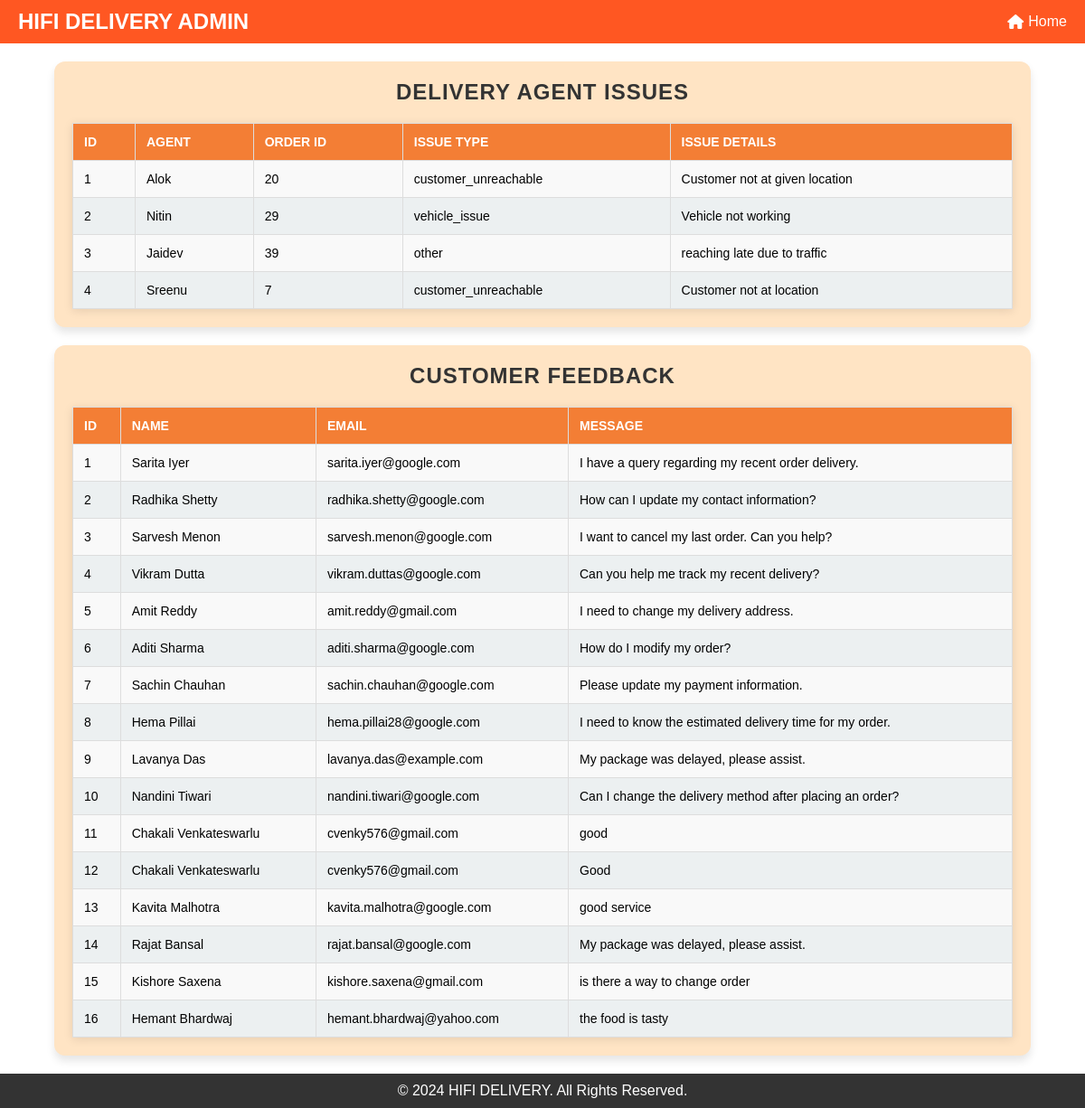
Page /agent_issues on the committed database.
### tables this page shows
CREATE TABLE "Delivery_Agent_Report" (
	"id"	INTEGER,
	"Agent"	TEXT NOT NULL,
	"OrderId"	INTEGER,
	"IssueType"	TEXT NOT NULL,
	"IssueDetails"	TEXT NOT NULL,
	PRIMARY KEY("id" AUTOINCREMENT),
	FOREIGN KEY("OrderId") REFERENCES "orders"("id") ON DELETE CASCADE
);

CREATE TABLE "contact_messages" (
	"id"	INTEGER,
	"name"	TEXT NOT NULL,
	"email"	TEXT NOT NULL,
	"message"	TEXT NOT NULL,
	PRIMARY KEY("id" AUTOINCREMENT)
);

### mergedapp.py (the view)
@app.route('/agent_issues', methods=['GET'])
def agent_issues():
    try:
        with get_db_connection() as conn:
            cursor = conn.cursor()
            cursor.execute('SELECT * FROM Delivery_Agent_Report')
            agent_issues = cursor.fetchall()
            cursor.execute('SELECT id, name, email, message FROM contact_messages')
            customer_feedback = cursor.fetchall()
        return render_template('agent_issues.html',
                               agent_issues=agent_issues,
                               customer_feedback=customer_feedback)
    except sqlite3.OperationalError:
        flash('Database is currently locked. Please try again later.', 'danger')
        return redirect(url_for('delivery'))

### mergedapp.py (called while the page is built)
def get_db_connection():
    conn = sqlite3.connect(DATABASE)  # Timeout to avoid lock
    conn.row_factory = sqlite3.Row
    return conn

### templates/agent_issues.html (shortened to what this page needs)
<!DOCTYPE html>
<html lang="en">
<head>
    <link href="https://cdnjs.cloudflare.com/ajax/libs/font-awesome/6.5.0/css/all.min.css" rel="stylesheet">
</head>
<body>
    <header>
        <div class="logo">HIFI DELIVERY ADMIN</div>
        <nav>
            <ul>
                <li><a href="{{ url_for('admin')}}"><i class="fa-solid fa-house"></i> Home</a></li>
            </ul>
        </nav>
    </header>
    <main>
        <section class="table-container">
            <h1>Delivery Agent Issues</h1>
            <table>
                <thead>
                    <tr>
                        <th>ID</th>
                        <th>Agent</th>
                        <th>Order ID</th>
                        <th>Issue Type</th>
                        <th>Issue Details</th>
                    </tr>
                </thead>
                <tbody>
                    {% for issue in agent_issues %}
                    <tr>
                        <td>{{ issue[0] }}</td>
                        <td>{{ issue[1] }}</td>
                        <td>{{ issue[2] }}</td>
                        <td>{{ issue[3] }}</td>
                        <td>{{ issue[4] }}</td>
                    </tr>
                    {% endfor %}
                </tbody>
            </table>
        </section>
        <section class="table-container">
            <h1>Customer Feedback</h1>
            <table>
                <thead>
                    <tr>
                        <th>ID</th>
                        <th>Name</th>
                        <th>Email</th>
                        <th>Message</th>
                    </tr>
                </thead>
                <tbody>
                    {% for feedback in customer_feedback %}
                    <tr>
                        <td>{{ feedback[0] }}</td>
                        <td>{{ feedback[1] }}</td>
                        <td>{{ feedback[2] }}</td>
                        <td>{{ feedback[3] }}</td>
                    </tr>
                    {% endfor %}
                </tbody>
            </table>
        </section>
    </main>
    <footer>
        <p>&copy; 2024 HIFI DELIVERY. All Rights Reserved.</p>
    </footer>
</body>
</html>

### templates/agent_issues.html (style rules this page uses)
* { margin: 0; padding: 0; box-sizing: border-box; font-family: Arial, sans-serif; }
body { display: flex; flex-direction: column; min-height: 100vh; margin: 0; }
main { flex: 1; }
footer { background-color: #333; color: white; text-align: center; padding: 10px 0; }
header { background: #ff5722; color: white; padding: 10px 20px; display: flex; justify-content: space-between; align-items: center; flex-wrap: wrap; }
header .logo { font-size: 1.5rem; font-weight: bold; }
header nav ul { list-style: none; display: flex; gap: 15px; flex-wrap: wrap; }
header nav ul li a { color: white; text-decoration: none; display: flex; align-items: center; }
header nav ul li a i { margin-right: 5px; }
.table-container { background-color: #ffe4c4; padding: 20px; border-radius: 12px; box-shadow: 0 6px 10px rgba(0, 0, 0, 0.1); margin: 20px auto; width: 90%; max-width: 1100px; }
h1 { font-family: 'Arial', sans-serif; font-size: 24px; font-weight: bold; color: #333; text-align: center; text-transform: uppercase; letter-spacing: 1px; margin-bottom: 20px; }
table { width: 100%; border-collapse: collapse; background-color: #fff; box-shadow: 0 2px 10px rgba(0, 0, 0, 0.1); }
th, td { border: 1px solid #ddd; padding: 12px; text-align: left; font-size: 14px; }
th { background-color: rgb(243, 126, 53); color: #fff; text-transform: uppercase; }
td { background-color: #f9f9f9; }
tr:nth-child(even) td { background-color: #ecf0f1; }

### rows in the picture
Delivery_Agent_Report: id "1", Agent "Alok", OrderId "20", IssueType "customer_unreachable", IssueDetails "Customer not at given location"
Delivery_Agent_Report: id "2", Agent "Nitin", OrderId "29", IssueType "vehicle_issue", IssueDetails "Vehicle not working"
Delivery_Agent_Report: id "3", Agent "Jaidev", OrderId "39", IssueType "other", IssueDetails "reaching late due to traffic"
Delivery_Agent_Report: id "4", Agent "Sreenu", OrderId "7", IssueType "customer_unreachable", IssueDetails "Customer not at location"
contact_messages: id "1", name "Sarita Iyer", email "sarita.iyer@google.com", message "I have a query regarding my recent order delivery."
contact_messages: id "2", name "Radhika Shetty", email "radhika.shetty@google.com", message "How can I update my contact information?"
contact_messages: id "3", name "Sarvesh Menon", email "sarvesh.menon@google.com", message "I want to cancel my last order. Can you help?"
contact_messages: id "4", name "Vikram Dutta", email "vikram.duttas@google.com", message "Can you help me track my recent delivery?"
contact_messages: id "5", name "Amit Reddy", email "amit.reddy@gmail.com", message "I need to change my delivery address."
contact_messages: id "6", name "Aditi Sharma", email "aditi.sharma@google.com", message "How do I modify my order?"
contact_messages: id "7", name "Sachin Chauhan", email "sachin.chauhan@google.com", message "Please update my payment information."
contact_messages: id "8", name "Hema Pillai", email "hema.pillai28@google.com", message "I need to know the estimated delivery time for my order."
contact_messages: id "9", name "Lavanya Das", email "lavanya.das@example.com", message "My package was delayed, please assist."
contact_messages: id "10", name "Nandini Tiwari", email "nandini.tiwari@google.com", message "Can I change the delivery method after placing an order?"
contact_messages: id "11", name "Chakali Venkateswarlu", email "cvenky576@gmail.com", message "good"
contact_messages: id "12", name "Chakali Venkateswarlu", email "cvenky576@gmail.com", message "Good"
contact_messages: id "13", name "Kavita Malhotra", email "kavita.malhotra@google.com", message "good service"
contact_messages: id "14", name "Rajat Bansal", email "rajat.bansal@google.com", message "My package was delayed, please assist."
contact_messages: id "15", name "Kishore Saxena", email "kishore.saxena@gmail.com", message "is there a way to change order"
contact_messages: id "16", name "Hemant Bhardwaj", email "hemant.bhardwaj@yahoo.com", message "the food is tasty"
